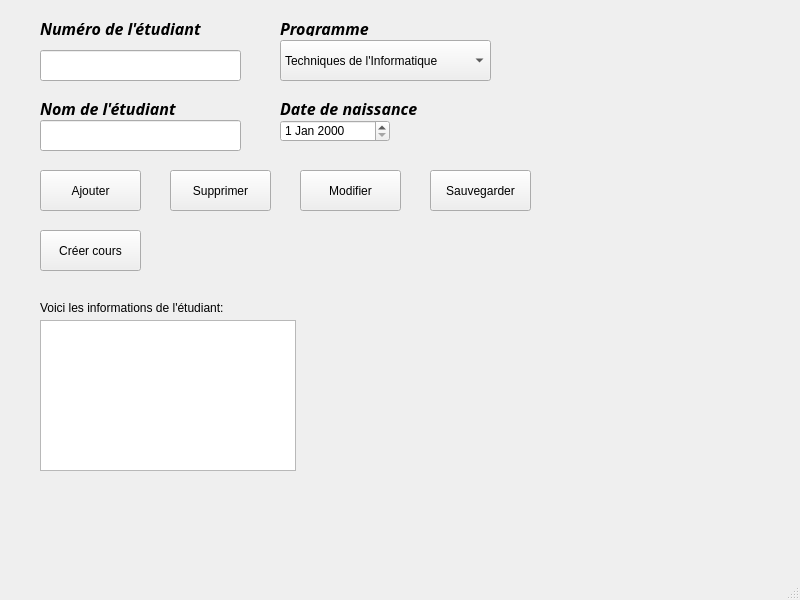
<?xml version="1.0" encoding="UTF-8"?>
<ui version="4.0">
 <class>MainWindow</class>
 <widget class="QMainWindow" name="MainWindow">
  <property name="geometry">
   <rect>
    <x>0</x>
    <y>0</y>
    <width>800</width>
    <height>600</height>
   </rect>
  </property>
  <property name="windowTitle">
   <string>Gestion de scolarité</string>
  </property>
  <widget class="QWidget" name="centralwidget">
   <widget class="QLabel" name="label_num_etudiant">
    <property name="geometry">
     <rect>
      <x>40</x>
      <y>20</y>
      <width>201</width>
      <height>16</height>
     </rect>
    </property>
    <property name="font">
     <font>
      <family>MS Reference Sans Serif</family>
      <pointsize>12</pointsize>
      <weight>75</weight>
      <italic>true</italic>
      <bold>true</bold>
     </font>
    </property>
    <property name="text">
     <string>Numéro de l'étudiant</string>
    </property>
   </widget>
   <widget class="QLineEdit" name="lineEdit_num_etudiant">
    <property name="geometry">
     <rect>
      <x>40</x>
      <y>50</y>
      <width>201</width>
      <height>31</height>
     </rect>
    </property>
   </widget>
   <widget class="QLabel" name="label_nom_etudiant">
    <property name="geometry">
     <rect>
      <x>40</x>
      <y>100</y>
      <width>201</width>
      <height>16</height>
     </rect>
    </property>
    <property name="font">
     <font>
      <family>MS Reference Sans Serif</family>
      <pointsize>12</pointsize>
      <weight>75</weight>
      <italic>true</italic>
      <bold>true</bold>
     </font>
    </property>
    <property name="text">
     <string>Nom de l'étudiant</string>
    </property>
   </widget>
   <widget class="QLineEdit" name="lineEdit__nom_etudiant">
    <property name="geometry">
     <rect>
      <x>40</x>
      <y>120</y>
      <width>201</width>
      <height>31</height>
     </rect>
    </property>
   </widget>
   <widget class="QPushButton" name="pushButton_Ajouter">
    <property name="geometry">
     <rect>
      <x>40</x>
      <y>170</y>
      <width>101</width>
      <height>41</height>
     </rect>
    </property>
    <property name="text">
     <string>Ajouter</string>
    </property>
   </widget>
   <widget class="QTextBrowser" name="textBrowser">
    <property name="geometry">
     <rect>
      <x>40</x>
      <y>320</y>
      <width>256</width>
      <height>151</height>
     </rect>
    </property>
   </widget>
   <widget class="QLabel" name="label_message_erreur">
    <property name="geometry">
     <rect>
      <x>340</x>
      <y>350</y>
      <width>281</width>
      <height>16</height>
     </rect>
    </property>
    <property name="font">
     <font>
      <pointsize>10</pointsize>
      <weight>75</weight>
      <italic>true</italic>
      <bold>true</bold>
     </font>
    </property>
    <property name="text">
     <string/>
    </property>
   </widget>
   <widget class="QLabel" name="label_infos">
    <property name="geometry">
     <rect>
      <x>40</x>
      <y>300</y>
      <width>251</width>
      <height>16</height>
     </rect>
    </property>
    <property name="text">
     <string>Voici les informations de l'étudiant:</string>
    </property>
   </widget>
   <widget class="QLabel" name="label_programme">
    <property name="geometry">
     <rect>
      <x>280</x>
      <y>20</y>
      <width>201</width>
      <height>16</height>
     </rect>
    </property>
    <property name="font">
     <font>
      <family>MS Reference Sans Serif</family>
      <pointsize>12</pointsize>
      <weight>75</weight>
      <italic>true</italic>
      <bold>true</bold>
     </font>
    </property>
    <property name="text">
     <string>Programme</string>
    </property>
   </widget>
   <widget class="QComboBox" name="comboBox">
    <property name="geometry">
     <rect>
      <x>280</x>
      <y>40</y>
      <width>211</width>
      <height>41</height>
     </rect>
    </property>
    <item>
     <property name="text">
      <string>Techniques de l'Informatique</string>
     </property>
    </item>
    <item>
     <property name="text">
      <string>Techniques Infirmières</string>
     </property>
    </item>
    <item>
     <property name="text">
      <string>Sciences humaines</string>
     </property>
    </item>
    <item>
     <property name="text">
      <string>Sciences naturelles</string>
     </property>
    </item>
    <item>
     <property name="text">
      <string>Arts, lettres et communications</string>
     </property>
    </item>
    <item>
     <property name="text">
      <string>Technique de géomatique</string>
     </property>
    </item>
    <item>
     <property name="text">
      <string>Technique de gestion de commerce</string>
     </property>
    </item>
    <item>
     <property name="text">
      <string>Technique de gestion d'administration</string>
     </property>
    </item>
   </widget>
   <widget class="QLabel" name="label_date_naissance">
    <property name="geometry">
     <rect>
      <x>280</x>
      <y>100</y>
      <width>201</width>
      <height>16</height>
     </rect>
    </property>
    <property name="font">
     <font>
      <family>MS Reference Sans Serif</family>
      <pointsize>12</pointsize>
      <weight>75</weight>
      <italic>true</italic>
      <bold>true</bold>
     </font>
    </property>
    <property name="text">
     <string>Date de naissance</string>
    </property>
   </widget>
   <widget class="QDateEdit" name="dateEdit">
    <property name="geometry">
     <rect>
      <x>280</x>
      <y>120</y>
      <width>110</width>
      <height>22</height>
     </rect>
    </property>
   </widget>
   <widget class="QPushButton" name="pushButton_Supprimer">
    <property name="geometry">
     <rect>
      <x>170</x>
      <y>170</y>
      <width>101</width>
      <height>41</height>
     </rect>
    </property>
    <property name="text">
     <string>Supprimer</string>
    </property>
   </widget>
   <widget class="QPushButton" name="pushButton_Modifier">
    <property name="geometry">
     <rect>
      <x>300</x>
      <y>170</y>
      <width>101</width>
      <height>41</height>
     </rect>
    </property>
    <property name="text">
     <string>Modifier</string>
    </property>
   </widget>
   <widget class="QPushButton" name="pushButton_Sauvegarder">
    <property name="geometry">
     <rect>
      <x>430</x>
      <y>170</y>
      <width>101</width>
      <height>41</height>
     </rect>
    </property>
    <property name="text">
     <string>Sauvegarder</string>
    </property>
   </widget>
   <widget class="QLabel" name="label_erreur_num">
    <property name="geometry">
     <rect>
      <x>40</x>
      <y>80</y>
      <width>241</width>
      <height>16</height>
     </rect>
    </property>
    <property name="font">
     <font>
      <weight>75</weight>
      <italic>true</italic>
      <bold>true</bold>
     </font>
    </property>
    <property name="text">
     <string/>
    </property>
   </widget>
   <widget class="QLabel" name="label_erreur_nom">
    <property name="geometry">
     <rect>
      <x>40</x>
      <y>150</y>
      <width>241</width>
      <height>16</height>
     </rect>
    </property>
    <property name="font">
     <font>
      <weight>75</weight>
      <italic>true</italic>
      <bold>true</bold>
     </font>
    </property>
    <property name="text">
     <string/>
    </property>
   </widget>
   <widget class="QLabel" name="label_erreur_date">
    <property name="geometry">
     <rect>
      <x>280</x>
      <y>140</y>
      <width>241</width>
      <height>16</height>
     </rect>
    </property>
    <property name="font">
     <font>
      <weight>75</weight>
      <italic>true</italic>
      <bold>true</bold>
     </font>
    </property>
    <property name="text">
     <string/>
    </property>
   </widget>
   <widget class="QPushButton" name="pushButton_Creer_cours">
    <property name="geometry">
     <rect>
      <x>40</x>
      <y>230</y>
      <width>101</width>
      <height>41</height>
     </rect>
    </property>
    <property name="text">
     <string>Créer cours</string>
    </property>
   </widget>
  </widget>
  <widget class="QMenuBar" name="menubar">
   <property name="geometry">
    <rect>
     <x>0</x>
     <y>0</y>
     <width>800</width>
     <height>21</height>
    </rect>
   </property>
  </widget>
  <widget class="QStatusBar" name="statusbar"/>
 </widget>
 <resources/>
 <connections/>
</ui>
